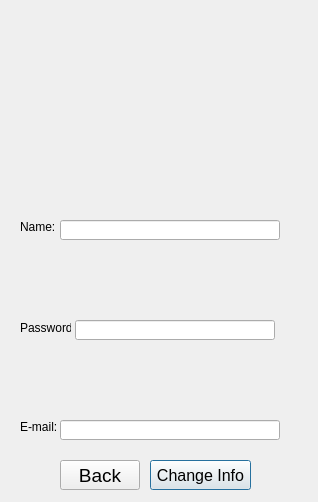
<?xml version="1.0" encoding="UTF-8"?>
<ui version="4.0">
 <class>profilewindow</class>
 <widget class="QDialog" name="profilewindow">
  <property name="geometry">
   <rect>
    <x>0</x>
    <y>0</y>
    <width>318</width>
    <height>502</height>
   </rect>
  </property>
  <property name="windowTitle">
   <string>Profile</string>
  </property>
  <property name="windowIcon">
   <iconset resource="pics.qrc">
    <normaloff>:/Imagenes/BookSeller-Logo.png</normaloff>:/Imagenes/BookSeller-Logo.png</iconset>
  </property>
  <widget class="QLabel" name="fondoLabel">
   <property name="geometry">
    <rect>
     <x>-1</x>
     <y>-2</y>
     <width>321</width>
     <height>551</height>
    </rect>
   </property>
   <property name="text">
    <string/>
   </property>
   <property name="pixmap">
    <pixmap resource="pics.qrc">:/Imagenes/Hoja.JPG</pixmap>
   </property>
   <property name="scaledContents">
    <bool>true</bool>
   </property>
  </widget>
  <widget class="QLabel" name="photoLabel">
   <property name="geometry">
    <rect>
     <x>80</x>
     <y>50</y>
     <width>131</width>
     <height>141</height>
    </rect>
   </property>
   <property name="text">
    <string/>
   </property>
   <property name="pixmap">
    <pixmap resource="pics.qrc">:/Imagenes/2011-03-12-twitter-egg_copy.png</pixmap>
   </property>
   <property name="scaledContents">
    <bool>true</bool>
   </property>
  </widget>
  <widget class="QLabel" name="nameLabel">
   <property name="geometry">
    <rect>
     <x>20</x>
     <y>220</y>
     <width>47</width>
     <height>13</height>
    </rect>
   </property>
   <property name="text">
    <string>Name:</string>
   </property>
  </widget>
  <widget class="QLabel" name="passwordLabel">
   <property name="geometry">
    <rect>
     <x>20</x>
     <y>320</y>
     <width>51</width>
     <height>16</height>
    </rect>
   </property>
   <property name="text">
    <string>Password:</string>
   </property>
  </widget>
  <widget class="QLabel" name="mailLabel">
   <property name="geometry">
    <rect>
     <x>20</x>
     <y>420</y>
     <width>47</width>
     <height>13</height>
    </rect>
   </property>
   <property name="text">
    <string>E-mail:</string>
   </property>
  </widget>
  <widget class="QPushButton" name="changePB">
   <property name="geometry">
    <rect>
     <x>150</x>
     <y>460</y>
     <width>101</width>
     <height>30</height>
    </rect>
   </property>
   <property name="font">
    <font>
     <pointsize>12</pointsize>
    </font>
   </property>
   <property name="text">
    <string>Change Info</string>
   </property>
  </widget>
  <widget class="QLineEdit" name="nameLE">
   <property name="geometry">
    <rect>
     <x>60</x>
     <y>220</y>
     <width>220</width>
     <height>20</height>
    </rect>
   </property>
  </widget>
  <widget class="QLineEdit" name="passwordLE">
   <property name="geometry">
    <rect>
     <x>75</x>
     <y>320</y>
     <width>200</width>
     <height>20</height>
    </rect>
   </property>
  </widget>
  <widget class="QLineEdit" name="mailLE">
   <property name="geometry">
    <rect>
     <x>60</x>
     <y>420</y>
     <width>220</width>
     <height>20</height>
    </rect>
   </property>
  </widget>
  <widget class="QPushButton" name="backPB">
   <property name="geometry">
    <rect>
     <x>60</x>
     <y>460</y>
     <width>80</width>
     <height>30</height>
    </rect>
   </property>
   <property name="font">
    <font>
     <pointsize>14</pointsize>
    </font>
   </property>
   <property name="text">
    <string>Back</string>
   </property>
  </widget>
 </widget>
 <resources>
  <include location="pics.qrc"/>
 </resources>
 <connections/>
</ui>
